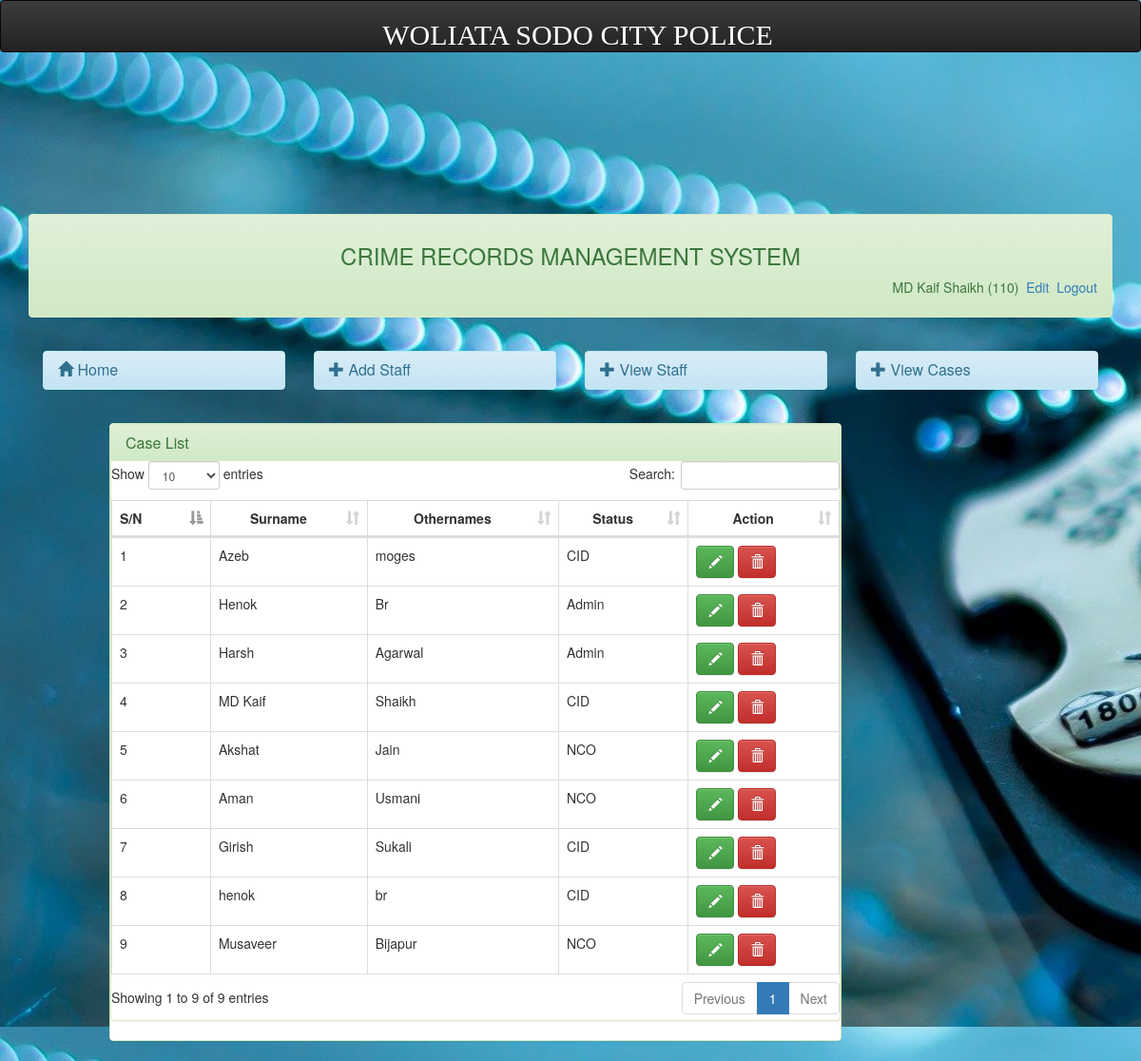
Page /admin/user.php (signed in) on the committed database.
### tables this page shows
CREATE TABLE `userlogin` (
  `id` int(11) NOT NULL,
  `staffid` varchar(20) NOT NULL,
  `status` varchar(50) NOT NULL,
  `password` varchar(50) NOT NULL,
  `surname` varchar(50) NOT NULL,
  `othernames` varchar(50) NOT NULL
);

### admin/session.php (called while the page is built, shortened)
<?php
$session_id=$_SESSION['staffid'];
?>

### admin/user.php (the view, shortened to what this page needs)
<?php
include('dbconnect.php');
include('header.php');
 ?>
<br></br>
<div class="container-fluid">
	<?php include('menubar.php');?>
	<div class="col-md-1"></div>
	<div class="col-md-8">
		<div class="panel panel-success">
			<div class="panel panel-success">
			 	<div class="panel-heading">
			 		<h3 class="panel-title">
			 			Case List
			 		</h3>
			 	</div>
<div id="trans-table">
<table id="myTable-trans" class="table table-bordered table-hover" cellspacing="0" width="100%">
	<thead>
	    <tr>
	        <th>S/N</th>
	        <th ><center>Surname</center></th>
	        <th><center>Othernames</center></th>
	        <th><center>Status</center></th>
	        <th><center>Action</center></th>
	    </tr>
	</thead>
    <tbody>
    	<?php
		$sn=0;
		$query=mysqli_query($dbcon,"select * from userlogin");
		while($row = mysqli_fetch_array($query)){
		$id = $row['staffid'];
		$sn++;
		?>
		<tr>
        <td><?php echo $sn;?></td>
		<td><?php echo $row['surname'];?></td>
		<td><?php echo $row['othernames']; ?></td>
		<td><?php echo $row['status']; ?></td>
		<td class="empty" width="">
			<button type="button" data-toggle="modal" data-target="#edit<?php echo $row['staffid'];?>" data-placement="left" title="Click to edit"   class="btn btn-success"><span class="glyphicon glyphicon-pencil" aria-hidden="true"></span></button>
		<button type="button" data-toggle="modal" data-target="#<?php echo $id;?>" data-placement="left"  class="btn btn-danger"><span class="glyphicon glyphicon-trash" aria-hidden="true"></span></button>
		</td>
		</tr>
	<?php } ?>
    </tbody>
</table>
</div>
</div>
	</div>
</div>
</body>
</html>

### admin/menubar.php
<div class="col-md-12">
	<div class="panel panel-success">
		<div class="panel-heading" style="padding-bottom: 40px;">
			<center><h3>CRIME RECORDS MANAGEMENT SYSTEM</h3></center>
					<?php
					include('session.php');
					include('dbconnect.php');
					$query= mysqli_query($dbcon,"select * from userlogin where staffid = '$session_id'")or die(mysqli_error());
					$row = mysqli_fetch_array($query);
					?>
                           <span class="pull-right">
                              <?php echo $row['surname']." ". $row['othernames']." (" .$row['staffid'].")";  ?>
                                 <a href="profile.php"><i class="icon-signout icon-large"></i>&nbsp;Edit</a>
                                  <a href="logout.php"><i class="icon-signout icon-large"></i>&nbsp;Logout</a>
                                 </span>
                   </div>
		</div>
		<div class="panel-body">
			<div class="row">
				<div class="col-md-3">
					<div class="panel panel-info">
						<div class="panel-heading">
							<h3 class="panel-title"> <a href="index.php">
								<span class="glyphicon glyphicon-home" aria-hidden="true"></span> Home</a>
						</div>
					</div>
				</div>
				<div class="col-md-3">
					<div class="panel panel-info">
						<div class="panel-heading">
							<h3 class="panel-title"> <a href="addstaff.php">
								<span class="glyphicon glyphicon-plus" aria-hidden="true"></span>
							Add Staff</a>
							</h3>
						</div>
					</div>
				</div>
				<div class="col-md-3">
					<div class="panel panel-info">
						<div class="panel-heading">
							<h3 class="panel-title"> <a href="user.php">
								<span class="glyphicon glyphicon-plus" aria-hidden="true"></span>
							View Staff</a>
							</h3>
						</div>
					</div>
				</div>
				<div class="col-md-3">
					<div class="panel panel-info">
						<div class="panel-heading">
							<h3 class="panel-title"> <a href="caseview.php">
								<span class="glyphicon glyphicon-plus" aria-hidden="true"></span>
							View Cases</a>
							</h3>
						</div>
					</div>
				</div>
			</div>
		</div>
	</div>
</div>

### assets/css/simple-sidebar.css (style rules this page uses)
body { overflow-x: hidden; }

### rows in the picture
userlogin: surname "MD Kaif", othernames "Shaikh", staffid "110", status "CID"
userlogin: surname "Azeb", othernames "moges", status "CID"
userlogin: surname "Henok", othernames "Br", status "Admin"
userlogin: surname "Harsh", othernames "Agarwal", status "Admin"
userlogin: surname "Akshat", othernames "Jain", status "NCO"
userlogin: surname "Aman", othernames "Usmani", status "NCO"
userlogin: surname "Girish", othernames "Sukali", status "CID"
userlogin: surname "henok", othernames "br", status "CID"
userlogin: surname "Musaveer", othernames "Bijapur", status "NCO"
